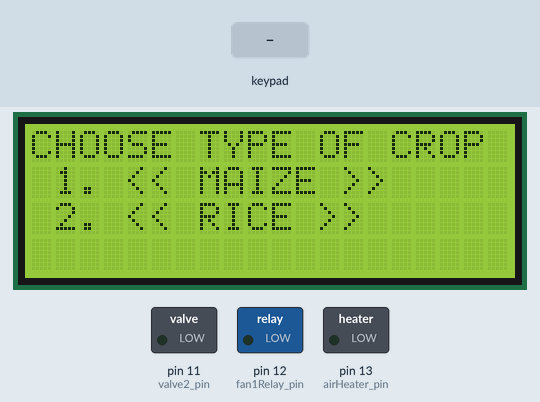
Simulated run of this sketch. Board: Arduino Uno, built with avr-gcc and run on an emulated ATmega328P. On the bench: 20×4 character LCD, switched loads named in the sketch (green lamp = pin HIGH). The inputs (shaded band) are chosen by the test bench. Pins used as bus, display or sensor lines are not drawn; what the sketch prints to the serial monitor is not drawn.

Above: at 13.4 s.
13.5 s: keypad keys 2 3 4 5 6 pressed 0.4 s apart
At 14.6 s:
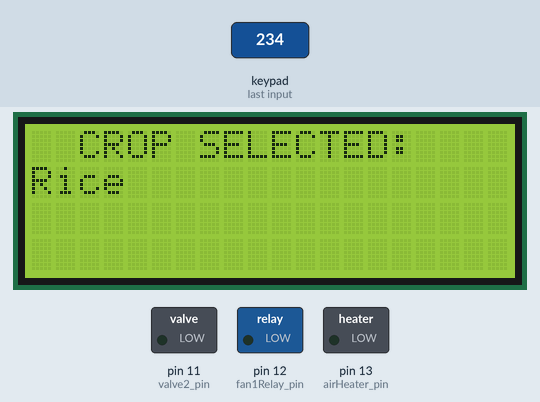
21.5 s: key 'A' pressed
24.5 s: key 'B' pressed
At 29.0 s:
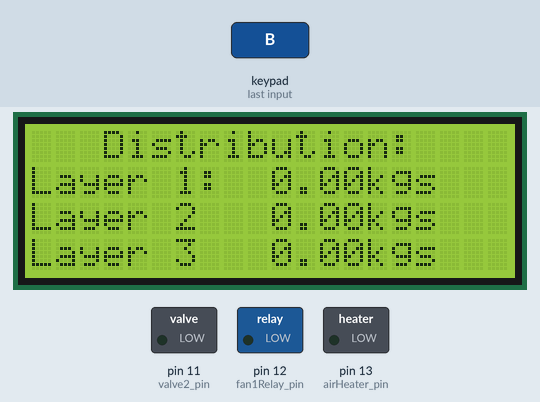
29.5 s: keypad keys 2 3 4 5 6 # pressed 0.4 s apart
At 33.9 s:
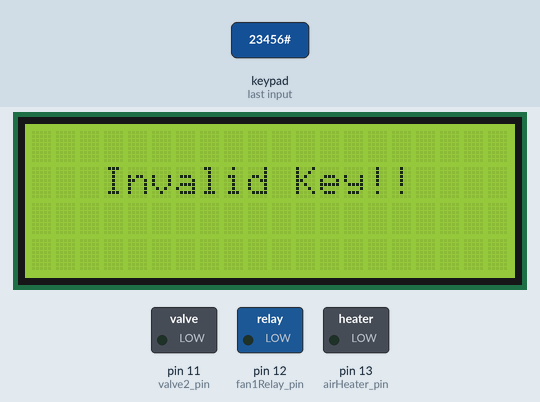
34.9 s: key 'H' pressed
At 44.3 s:
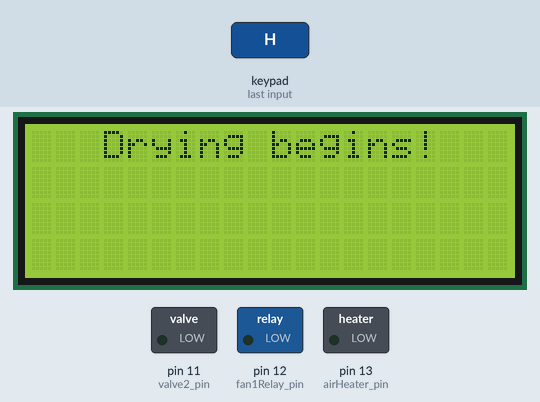
Timing chart, 0 to 46.5 s (numbered marks = the images above; inputs shaded):
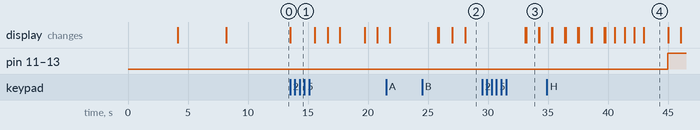

Measured:
- after the input at 13.5 s, the display: changes at once (image 1)
- after the input at 24.5 s, the display: first differs from a run without the input after 2.5 s (image 2 shows a later state)
- after the input at 29.5 s, the display: first differs from a run without the input after 3.7 s (image 3)
- after the input at 34.9 s, pin 11 (valve2_pin), pin 12 (fan1Relay_pin), pin 13 (airHeater_pin): LOW → HIGH after 10.1 s; the display: first differs from a run without the input after 4.9 s (image 4)
- what the display in image 3 shows lasts 1.0 s, from 33.2 s to 34.2 s

The sketch:

main_code.ino
```cpp
//lcd + keypad

#include <LiquidCrystal_I2C.h>
#include <Keypad.h>  //install keypad library by Mark Stanley and Alexander Brevig

/*circuit: pin 2 corresopinds to f2 side on keypad. pin 10 is connected to extreme left of the keypad. other pins in between follow each other*/
LiquidCrystal_I2C lcd(0x27,20,4);
const byte ROWS = 5; //5 rows
const byte COLS = 4; //4 columns
//character array for string (more than one character)
char* specialKeys[] ={
            "F1",  "F2", "#", "*",
            "1",  "2", "3", "UP",
            "4",  "5", "6", "DOWN",
            "7",  "8", "9", "ESC",
            "LEFT",  "0", "RIGHT", "ENTER"
                    };

//character array for chars
char specialKeysID[] = {
        'A',  'B', '#', '*',
        '1',  '2', '3', 'C',
        '4',  '5', '6', 'D',
        '7',  '8', '9', 'E',
        'F',  '0', 'G', 'H'
      };

//populating the keys multidimensional array
char keys[ROWS][COLS] = {
{specialKeysID[0],  specialKeysID[1], specialKeysID[2], specialKeysID[3]},
{specialKeysID[4],  specialKeysID[5], specialKeysID[6], specialKeysID[7]},
{specialKeysID[8],  specialKeysID[9], specialKeysID[10], specialKeysID[11]},
{specialKeysID[12],  specialKeysID[13], specialKeysID[14], specialKeysID[15]},
{specialKeysID[16],  specialKeysID[17], specialKeysID[18], specialKeysID[19]}
};


byte rowPins[ROWS] = {2,3,4,5,6}; //connect to the row pinouts of the kpd
byte colPins[COLS] = {10,9,8,7}; //connect to the column pinouts of the kpd


Keypad customKeypad = Keypad( makeKeymap(keys), rowPins, colPins, ROWS, COLS );

// Variables

//String testString = "Technologies";  projectNmePt2 = "", innovationNamePt1 = "", innovationNamePt2 = "";
String projectNmePt1 = "AUTOMATED  SMALL ";
String StringprojectNmePt2 = "SCALE GRAIN";
String StringprojectNmePt3 = "DEHYDRATOR!";
String StringprojectTitle = "<< PROJECT TITLE >>";
String innovationNamePt1 = "BPV DRYING";
String innovationNamePt2 = "TECHNOLOGIES LTD!!!";
String cropPrompt = "CHOOSE TYPE OF CROP";
String crop1 = " 1. << MAIZE >>";
String crop2 = " 2. << RICE >>";
String selectedCrop = "CROP SELECTED: ";
String moistureContent = "MOISTURE CONTENT: ";
char key_pressed;
float requiredTemp = 20.0;
float requiredHumidity = 20.0;
float riceTemp = 20;
float maizeTemp = 30;
float riceHumidity = 50;
float maizeHumidity = 60;
float lm35Reading = 0;
float dhtTmpReading = 5;
float dhtHumidityReading = 6;
boolean valve1Open = false;
boolean valve2Open = false;
boolean airHeaterRelayOn = false;
boolean fan1RelayOn = false;
boolean fan2RelayOn = false;
char* pressed_key = "";
String kgsToLoad = "Enter No. of Kgs: ";
int x = 0; //for checking validity of crop selected
int y = 0; //for checking validity of no of kgs
int z = 0; //for checking validity of moisture content
int p = 0; //for checking system parameters and doing count down
int r = 0;//for checking whether user is ready to start drying process
int counterCountdown = 10;
String NoOfKgsStr = "";
String MoisContentStr = "";
int NoOfKgsCounter = 0;
int MoistureContentCounter = 0;
String distrAdvice = "Distribution: ";
String ReadyToStartEnqPt1 = "Ready?";
String ReadyToStartEnqPt2 = "Press Enter to Start";


//pins
int valve1_pin = 1;
int valve2_pin =11;
int airHeater_pin=13;
int fan1Relay_pin=12;
int fan2Relay_pin = 12;


//variables used for populating center text parameters
int row0 = 0;
int row1 = 1;
int row2 = 2;
int row3 = 3;

//variables for populating print_to_Lcd() function
int row_to_print = 0 ;
int column_to_print = 0;

// ***********IMPORTANT FUNCTIONS***********
// centerTxt(String txtToCenter, int rowToWrite): for centering text on lcd
//keyPressed(): for getting key pressed. return a char variable;
//getKey(char *k): for converting from single character declaration  to the other keys description described above.
//                : used inside keyPressed function


//function to center text
void centerTxt(String txtToCenter, int rowToWrite){
  int stringLength = 0, cursorPstn = 0;
  stringLength = txtToCenter.length();
  cursorPstn = (20-stringLength)/2;
  lcd.setCursor(cursorPstn,rowToWrite);
  lcd.print(txtToCenter);
}

char* getKey(char *k)
{
//Robojax.com 5x4 keypad detecting string value
for(int i=0; i<20; i++)
 {
    if(specialKeysID[i] ==k) return specialKeys[i];
  }

}//getKey

char* keyPressed(){

  char key = customKeypad.getKey();

   if (key){
    Serial.print("Key: ");
    char* pressed_key = getKey(key);
    Serial.println(pressed_key);
    return pressed_key;

    //To print single characters
    //Serial.println(key);
  }

}

//to check whether key pressed is valid. takes program back to crop enquiry. Returns valid key pressed
char* check_Key_for_crop_selection_and_validity(){
  key_pressed = keyPressed();
//    while (key_pressed != "1"||"2"){
//      lcd.clear();
//      centerTxt("Invalid choice",row0);
//      print_to_Lcd("Please Try Again",1,0);
//
//     delay(3000);
//     lcd.clear();
//      centerTxt(cropPrompt,row0);
//      print_to_Lcd(crop1, 1, 0);
//      print_to_Lcd(crop2, 2, 0);
//     key_pressed = keyPressed();
//    }
//    return key_pressed;
  }


//to print text to lcd
void print_to_Lcd( String stringToPrint, int rowToPrint, int columnToPrint){
  lcd.setCursor(columnToPrint, rowToPrint);
  lcd.print(stringToPrint);
  }

void setup() {
  Serial.begin(9600);
  lcd.init();
  lcd.clear();
  lcd.backlight();      // Make sure backlight is on


  pinMode(valve1_pin, OUTPUT);
  pinMode(valve2_pin, OUTPUT);
  pinMode(airHeater_pin, OUTPUT);
  pinMode(fan1Relay_pin, OUTPUT);
  pinMode(fan2Relay_pin, OUTPUT);

  centerTxt(innovationNamePt1,row0);
  centerTxt(innovationNamePt2,row1);
 delay(4000);

  lcd.clear();

  centerTxt(StringprojectTitle,row0);
  centerTxt(projectNmePt1,row1);
  centerTxt(StringprojectNmePt2,row2);
   centerTxt(StringprojectNmePt3,row3);
delay(4000);

 lcd.clear();
centerTxt(cropPrompt,row0);
 print_to_Lcd(crop1, 1, 0);
  print_to_Lcd(crop2, 2, 0);
delay(4000);


//  char key = customKeypad.getKey();
//
//   if (key){
//    Serial.print("Key: ");
//    char* pressed_key = getKey(key);
//    Serial.println(pressed_key);
//    print_to_Lcd("maize", 3, 0);
    //return pressed_key;
   }


 //char* validKey = check_Key_for_crop_selection_and_validity();


void loop() {


while(x!=5){

  if(x==1)
  {


centerTxt(cropPrompt,row0);
 print_to_Lcd(crop1, 1, 0);
  print_to_Lcd(crop2, 2, 0);
//Serial.println("costing");


  }

char key = customKeypad.getKey();


   if (key){


   // print_to_Lcd("maize", 3, 0);


     Serial.print("Key: ");
     pressed_key = getKey(key);
    Serial.println(pressed_key);

    if (pressed_key == "1" )
    {
      lcd.clear();
      centerTxt(selectedCrop,row0);

      print_to_Lcd("Maize",1,0);

      requiredTemp = maizeTemp;
      requiredHumidity = maizeHumidity;
      Serial.println("Required Temp is: ");
      Serial.print(requiredTemp);
      Serial.println("Required Humidity is: ");
      Serial.print(requiredHumidity);
      delay(2000);
      lcd.clear();
      x = 5;

      }else if(pressed_key == "2" ) {
      lcd.clear();
      centerTxt(selectedCrop,row0);
      print_to_Lcd("Rice",1 , 0);
      requiredTemp = riceTemp;
      requiredHumidity = riceHumidity;
      Serial.print("Required Temp is: ");
      Serial.println(requiredTemp);
      Serial.print("Required Humidity is: ");
      Serial.println(requiredHumidity);
      x=5;
      delay(2000);
      lcd.clear();


   }else {
         lcd.clear();
      centerTxt("Invalid Choice",row0);
      print_to_Lcd("Please Try Again",1 , 0);
      delay(2000);
      lcd.clear();
      x =1;
   }

   Serial.println(x);
   }
}

 while(z!=5){
  centerTxt(moistureContent,row0);

  if(z==1)
  {

centerTxt(moistureContent,row0);

  }

char key = customKeypad.getKey();


   if (key){


     pressed_key = getKey(key);


    if(MoistureContentCounter <= 2 && pressed_key != "ENTER"){
        MoisContentStr.concat(pressed_key);
        MoistureContentCounter++;
         print_to_Lcd(pressed_key,1,MoistureContentCounter);
         delay(1000);


    if(MoistureContentCounter == 2 && pressed_key != "ENTER"){
      Serial.println(MoisContentStr);
      lcd.clear();
      centerTxt(moistureContent,row0);
      print_to_Lcd(MoisContentStr,1,0);
      print_to_Lcd("%",1,2);
      delay(2000);
      lcd.clear();
      z=5;


//      if(noOfKgsFloat <= 30){
//        lcd.clear();
//        centerTxt(distrAdvice,row0);
//
//        float kgsPerLayer = noOfKgsFloat/3;
//        String kgsPerLayerString = String(kgsPerLayer);
//        print_to_Lcd("Layer 1: ",1,0);
//        print_to_Lcd(kgsPerLayerString,1,10);
//        print_to_Lcd("Layer 2",2,0);
//        print_to_Lcd(kgsPerLayerString,2,10);
//        print_to_Lcd("Layer 3",3,0);
//        print_to_Lcd(kgsPerLayerString,3,10);
//        y=5;
//        delay(10000);
//        lcd.clear();
//      }
//      else{
//        lcd.clear();
//        print_to_Lcd("A max of 30 allowed",0,1);
//        delay(4000);
//        y=1;
//        NoOfKgsCounter = 0;
//        NoOfKgsStr ="";
//        lcd.clear();
//
//
//      }
   }


   }
     }
}


    while(y!=5){
  centerTxt(kgsToLoad,row0);

  if(y==1)
  {

centerTxt(kgsToLoad,row0);

  }

char key = customKeypad.getKey();


   if (key){


     pressed_key = getKey(key);


    if(NoOfKgsCounter <= 2 && pressed_key != "ENTER"){
        NoOfKgsStr.concat(pressed_key);
        NoOfKgsCounter++;
         print_to_Lcd(pressed_key,1,NoOfKgsCounter);
         delay(1000);


    if(NoOfKgsCounter == 2 && pressed_key != "ENTER"){
      Serial.println(NoOfKgsStr);
      float noOfKgsFloat = 0;
      noOfKgsFloat = NoOfKgsStr.toFloat();
      if(noOfKgsFloat <= 30){
        lcd.clear();
        centerTxt(distrAdvice,row0);

        float kgsPerLayer = noOfKgsFloat/3;
        String kgsPerLayerString = String(kgsPerLayer);
        print_to_Lcd("Layer 1: ",1,0);
        print_to_Lcd(kgsPerLayerString,1,10);
        print_to_Lcd("kgs",1,14);
        print_to_Lcd("Layer 2",2,0);
        print_to_Lcd(kgsPerLayerString,2,10);
        print_to_Lcd("kgs",2,14);
        print_to_Lcd("Layer 3",3,0);
        print_to_Lcd(kgsPerLayerString,3,10);
        print_to_Lcd("kgs",3,14);
        y=5;
        delay(5000);
        lcd.clear();
      }
      else{
        lcd.clear();
        print_to_Lcd("A max of 30 allowed",0,1);
        delay(4000);
        y=1;
        NoOfKgsCounter = 0;
        NoOfKgsStr ="";
        lcd.clear();


      }
   }


   }
     }
}

while (r!=5)
{


  centerTxt(ReadyToStartEnqPt1,row0);

  print_to_Lcd(ReadyToStartEnqPt2,1,0);


  char key = customKeypad.getKey();


   if (key){


     pressed_key = getKey(key);


    if( pressed_key == "ENTER"){
       lcd.clear();
        r = 5;
        Serial.println("Drying begins.");
        //print_to_Lcd("Drying begins!",1,0);
        centerTxt("Drying begins!",row0);
        delay(800);
        lcd.clear();
        delay(800);
        centerTxt("Drying begins!",row0);
        delay(800);
        lcd.clear();
        delay(800);
        centerTxt("Drying begins!",row0);

        delay (2000);
        lcd.clear();


    } else {
      lcd.clear();
      Serial.println("Invalid Key");
        centerTxt("Invalid Key!!",row1);
      r=1;
      delay (1000);
      lcd.clear();
      }


   }
     }


     while (counterCountdown>1)
{


    fan1RelayOn = true;
    fan2RelayOn = true;


   if (lm35Reading<requiredTemp){
    airHeaterRelayOn = true;
   }else{
    airHeaterRelayOn = false;
   }

   if(dhtHumidityReading>requiredHumidity){
    valve1Open = true;
    valve2Open = true;
    }else {
    valve1Open = false;
    valve2Open = false;
    }


valve1_pin = 1;
valve2_pin =11;
airHeater_pin=13;
fan1Relay_pin=12;
fan2Relay_pin = 12;

if(fan1RelayOn == true){
  digitalWrite(fan1Relay_pin,HIGH);
}else {
  digitalWrite(fan1Relay_pin,LOW);
}


if(fan2RelayOn == true){
  digitalWrite(fan2Relay_pin,HIGH);
} else {
  digitalWrite(fan2Relay_pin,LOW);
  }

if(fan2RelayOn == true){
  digitalWrite(fan2RelayOn,HIGH);
}

if(airHeaterRelayOn==true){

    digitalWrite(airHeater_pin,HIGH);
  } else {
    digitalWrite(airHeater_pin,LOW);
  }

  if (valve1Open=true)
  {
    digitalWrite(valve1_pin,HIGH);
  } else {
     digitalWrite(valve1_pin,LOW);
    }

     if (valve2Open=true)
  {
    digitalWrite(valve2_pin,HIGH);
  } else {
     digitalWrite(valve2_pin,LOW);
    }

    //countdown begins
    counterCountdown = counterCountdown-1;
    String CounterCountdownStr = String(counterCountdown);

    centerTxt(CounterCountdownStr + " Seconds",row1);
    centerTxt("Remaining.....",row2);
    //print_to_Lcd(CounterCountdownStr,2,0);
    Serial.println(CounterCountdownStr);

    delay(1000);
    lcd.clear();


}


//print_to_Lcd("Time is over!!",3,0);
 centerTxt("Drying time over!!",row1);
 centerTxt("Owner notified.",row2);
delay(2000);


} // End loop


//getKey function to change print "string type characters"
```
